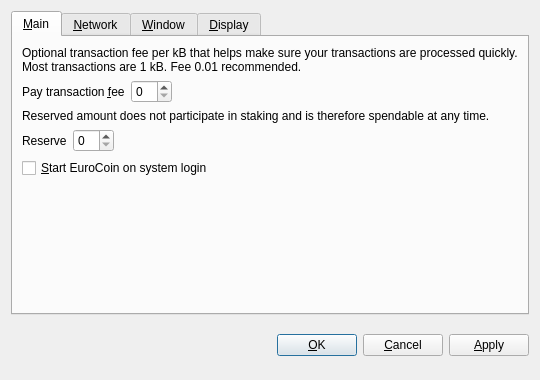
<?xml version="1.0" encoding="UTF-8"?>
<ui version="4.0">
 <class>OptionsDialog</class>
 <widget class="QDialog" name="OptionsDialog">
  <property name="geometry">
   <rect>
    <x>0</x>
    <y>0</y>
    <width>540</width>
    <height>380</height>
   </rect>
  </property>
  <property name="windowTitle">
   <string>Options</string>
  </property>
  <property name="modal">
   <bool>true</bool>
  </property>
  <layout class="QVBoxLayout" name="verticalLayout">
   <item>
    <widget class="QTabWidget" name="tabWidget">
     <property name="tabPosition">
      <enum>QTabWidget::North</enum>
     </property>
     <property name="currentIndex">
      <number>0</number>
     </property>
     <widget class="QWidget" name="tabMain">
      <attribute name="title">
       <string>&amp;Main</string>
      </attribute>
      <layout class="QVBoxLayout" name="verticalLayout_Main">
       <item>
        <widget class="QLabel" name="transactionFeeInfoLabel">
         <property name="text">
          <string>Optional transaction fee per kB that helps make sure your transactions are processed quickly. Most transactions are 1 kB. Fee 0.01 recommended.</string>
         </property>
         <property name="textFormat">
          <enum>Qt::PlainText</enum>
         </property>
         <property name="wordWrap">
          <bool>true</bool>
         </property>
        </widget>
       </item>
       <item>
        <layout class="QHBoxLayout" name="horizontalLayoutFee">
         <item>
          <widget class="QLabel" name="transactionFeeLabel">
           <property name="text">
            <string>Pay transaction &amp;fee</string>
           </property>
           <property name="textFormat">
            <enum>Qt::PlainText</enum>
           </property>
           <property name="buddy">
            <cstring>transactionFee</cstring>
           </property>
          </widget>
         </item>
         <item>
          <widget class="BitcoinAmountField" name="transactionFee"/>
         </item>
         <item>
          <spacer name="horizontalSpacerFee">
           <property name="orientation">
            <enum>Qt::Horizontal</enum>
           </property>
           <property name="sizeHint" stdset="0">
            <size>
             <width>40</width>
             <height>20</height>
            </size>
           </property>
          </spacer>
         </item>
        </layout>
       </item>
       <item>
        <widget class="QLabel" name="reserveBalanceInfoLabel">
         <property name="text">
          <string>Reserved amount does not participate in staking and is therefore spendable at any time.</string>
         </property>
         <property name="textFormat">
          <enum>Qt::PlainText</enum>
         </property>
         <property name="wordWrap">
          <bool>true</bool>
         </property>
        </widget>
       </item>
       <item>
        <layout class="QHBoxLayout" name="horizontalLayoutReserveBalance">
         <item>
          <widget class="QLabel" name="reserveBalanceLabel">
           <property name="text">
            <string>Reserve</string>
           </property>
           <property name="textFormat">
            <enum>Qt::PlainText</enum>
           </property>
           <property name="buddy">
            <cstring>reserveBalance</cstring>
           </property>
          </widget>
         </item>
         <item>
          <widget class="BitcoinAmountField" name="reserveBalance"/>
         </item>
         <item>
          <spacer name="horizontalSpacerReserveBalance">
           <property name="orientation">
            <enum>Qt::Horizontal</enum>
           </property>
           <property name="sizeHint" stdset="0">
            <size>
             <width>40</width>
             <height>20</height>
            </size>
           </property>
          </spacer>
         </item>
        </layout>
       </item>
       <item>
        <widget class="QCheckBox" name="bitcoinAtStartup">
         <property name="toolTip">
          <string>Automatically start EuroCoin after logging in to the system.</string>
         </property>
         <property name="text">
          <string>&amp;Start EuroCoin on system login</string>
         </property>
        </widget>
       </item>
       <item>
        <spacer name="verticalSpacer_Main">
         <property name="orientation">
          <enum>Qt::Vertical</enum>
         </property>
         <property name="sizeHint" stdset="0">
          <size>
           <width>20</width>
           <height>40</height>
          </size>
         </property>
        </spacer>
       </item>
      </layout>
     </widget>
     <widget class="QWidget" name="tabNetwork">
      <attribute name="title">
       <string>&amp;Network</string>
      </attribute>
      <layout class="QVBoxLayout" name="verticalLayout_Network">
       <item>
        <widget class="QCheckBox" name="mapPortUpnp">
         <property name="toolTip">
          <string>Automatically open the EuroCoin client port on the router. This only works when your router supports UPnP and it is enabled.</string>
         </property>
         <property name="text">
          <string>Map port using &amp;UPnP</string>
         </property>
        </widget>
       </item>
       <item>
        <widget class="QCheckBox" name="connectSocks">
         <property name="toolTip">
          <string>Connect to the EuroCoin network through a SOCKS proxy (e.g. when connecting through Tor).</string>
         </property>
         <property name="text">
          <string>&amp;Connect through SOCKS proxy:</string>
         </property>
        </widget>
       </item>
       <item>
        <layout class="QHBoxLayout" name="horizontalLayout_Network">
         <item>
          <widget class="QLabel" name="proxyIpLabel">
           <property name="text">
            <string>Proxy &amp;IP:</string>
           </property>
           <property name="textFormat">
            <enum>Qt::PlainText</enum>
           </property>
           <property name="buddy">
            <cstring>proxyIp</cstring>
           </property>
          </widget>
         </item>
         <item>
          <widget class="QValidatedLineEdit" name="proxyIp">
           <property name="maximumSize">
            <size>
             <width>140</width>
             <height>16777215</height>
            </size>
           </property>
           <property name="toolTip">
            <string>IP address of the proxy (e.g. 127.0.0.1)</string>
           </property>
          </widget>
         </item>
         <item>
          <widget class="QLabel" name="proxyPortLabel">
           <property name="text">
            <string>&amp;Port:</string>
           </property>
           <property name="textFormat">
            <enum>Qt::PlainText</enum>
           </property>
           <property name="buddy">
            <cstring>proxyPort</cstring>
           </property>
          </widget>
         </item>
         <item>
          <widget class="QLineEdit" name="proxyPort">
           <property name="maximumSize">
            <size>
             <width>55</width>
             <height>16777215</height>
            </size>
           </property>
           <property name="toolTip">
            <string>Port of the proxy (e.g. 9050)</string>
           </property>
          </widget>
         </item>
         <item>
          <widget class="QLabel" name="socksVersionLabel">
           <property name="text">
            <string>SOCKS &amp;Version:</string>
           </property>
           <property name="textFormat">
            <enum>Qt::PlainText</enum>
           </property>
           <property name="buddy">
            <cstring>socksVersion</cstring>
           </property>
          </widget>
         </item>
         <item>
          <widget class="QValueComboBox" name="socksVersion">
           <property name="toolTip">
            <string>SOCKS version of the proxy (e.g. 5)</string>
           </property>
          </widget>
         </item>
         <item>
          <spacer name="horizontalSpacer_Network">
           <property name="orientation">
            <enum>Qt::Horizontal</enum>
           </property>
           <property name="sizeHint" stdset="0">
            <size>
             <width>40</width>
             <height>20</height>
            </size>
           </property>
          </spacer>
         </item>
        </layout>
       </item>
       <item>
        <spacer name="verticalSpacer_Network">
         <property name="orientation">
          <enum>Qt::Vertical</enum>
         </property>
         <property name="sizeHint" stdset="0">
          <size>
           <width>20</width>
           <height>40</height>
          </size>
         </property>
        </spacer>
       </item>
      </layout>
     </widget>
     <widget class="QWidget" name="tabWindow">
      <attribute name="title">
       <string>&amp;Window</string>
      </attribute>
      <layout class="QVBoxLayout" name="verticalLayout_Window">
       <item>
        <widget class="QCheckBox" name="minimizeToTray">
         <property name="toolTip">
          <string>Show only a tray icon after minimizing the window.</string>
         </property>
         <property name="text">
          <string>&amp;Minimize to the tray instead of the taskbar</string>
         </property>
        </widget>
       </item>
       <item>
        <widget class="QCheckBox" name="minimizeOnClose">
         <property name="toolTip">
          <string>Minimize instead of exit the application when the window is closed. When this option is enabled, the application will be closed only after selecting Quit in the menu.</string>
         </property>
         <property name="text">
          <string>M&amp;inimize on close</string>
         </property>
        </widget>
       </item>
       <item>
        <spacer name="verticalSpacer_Window">
         <property name="orientation">
          <enum>Qt::Vertical</enum>
         </property>
         <property name="sizeHint" stdset="0">
          <size>
           <width>20</width>
           <height>40</height>
          </size>
         </property>
        </spacer>
       </item>
      </layout>
     </widget>
     <widget class="QWidget" name="tabDisplay">
      <attribute name="title">
       <string>&amp;Display</string>
      </attribute>
      <layout class="QVBoxLayout" name="verticalLayout_Display">
       <item>
        <layout class="QHBoxLayout" name="horizontalLayout_1_Display">
         <item>
          <widget class="QLabel" name="langLabel">
           <property name="text">
            <string>User Interface &amp;language:</string>
           </property>
           <property name="textFormat">
            <enum>Qt::PlainText</enum>
           </property>
           <property name="buddy">
            <cstring>lang</cstring>
           </property>
          </widget>
         </item>
         <item>
          <widget class="QValueComboBox" name="lang">
           <property name="toolTip">
            <string>The user interface language can be set here. This setting will take effect after restarting EuroCoin.</string>
           </property>
          </widget>
         </item>
        </layout>
       </item>
       <item>
        <layout class="QHBoxLayout" name="horizontalLayout_2_Display">
         <item>
          <widget class="QLabel" name="unitLabel">
           <property name="text">
            <string>&amp;Unit to show amounts in:</string>
           </property>
           <property name="textFormat">
            <enum>Qt::PlainText</enum>
           </property>
           <property name="buddy">
            <cstring>unit</cstring>
           </property>
          </widget>
         </item>
         <item>
          <widget class="QValueComboBox" name="unit">
           <property name="toolTip">
            <string>Choose the default subdivision unit to show in the interface and when sending coins.</string>
           </property>
          </widget>
         </item>
        </layout>
       </item>
       <item>
        <widget class="QCheckBox" name="displayAddresses">
         <property name="toolTip">
          <string>Whether to show EuroCoin addresses in the transaction list or not.</string>
         </property>
         <property name="text">
          <string>&amp;Display addresses in transaction list</string>
         </property>
        </widget>
       </item>
       <item>
        <widget class="QCheckBox" name="coinControlFeatures">
         <property name="toolTip">
          <string>Whether to show coin control features or not.</string>
         </property>
         <property name="text">
          <string>Display coin &amp;control features (experts only!)</string>
         </property>
        </widget>
       </item>
       <item>
        <spacer name="verticalSpacer_Display">
         <property name="orientation">
          <enum>Qt::Vertical</enum>
         </property>
         <property name="sizeHint" stdset="0">
          <size>
           <width>20</width>
           <height>40</height>
          </size>
         </property>
        </spacer>
       </item>
      </layout>
     </widget>
    </widget>
   </item>
   <item>
    <layout class="QHBoxLayout" name="horizontalLayout_Buttons">
     <item>
      <spacer name="horizontalSpacer_1">
       <property name="orientation">
        <enum>Qt::Horizontal</enum>
       </property>
       <property name="sizeHint" stdset="0">
        <size>
         <width>40</width>
         <height>48</height>
        </size>
       </property>
      </spacer>
     </item>
     <item>
      <widget class="QLabel" name="statusLabel">
       <property name="font">
        <font>
         <weight>75</weight>
         <bold>true</bold>
        </font>
       </property>
       <property name="text">
        <string/>
       </property>
       <property name="textFormat">
        <enum>Qt::PlainText</enum>
       </property>
       <property name="wordWrap">
        <bool>true</bool>
       </property>
      </widget>
     </item>
     <item>
      <spacer name="horizontalSpacer_2">
       <property name="orientation">
        <enum>Qt::Horizontal</enum>
       </property>
       <property name="sizeHint" stdset="0">
        <size>
         <width>40</width>
         <height>48</height>
        </size>
       </property>
      </spacer>
     </item>
     <item>
      <widget class="QPushButton" name="okButton">
       <property name="text">
        <string>&amp;OK</string>
       </property>
      </widget>
     </item>
     <item>
      <widget class="QPushButton" name="cancelButton">
       <property name="text">
        <string>&amp;Cancel</string>
       </property>
       <property name="autoDefault">
        <bool>false</bool>
       </property>
      </widget>
     </item>
     <item>
      <widget class="QPushButton" name="applyButton">
       <property name="text">
        <string>&amp;Apply</string>
       </property>
       <property name="autoDefault">
        <bool>false</bool>
       </property>
      </widget>
     </item>
    </layout>
   </item>
  </layout>
 </widget>
 <customwidgets>
  <customwidget>
   <class>BitcoinAmountField</class>
   <extends>QSpinBox</extends>
   <header>bitcoinamountfield.h</header>
  </customwidget>
  <customwidget>
   <class>QValueComboBox</class>
   <extends>QComboBox</extends>
   <header>qvaluecombobox.h</header>
  </customwidget>
  <customwidget>
   <class>QValidatedLineEdit</class>
   <extends>QLineEdit</extends>
   <header>qvalidatedlineedit.h</header>
  </customwidget>
 </customwidgets>
 <resources/>
 <connections/>
</ui>
